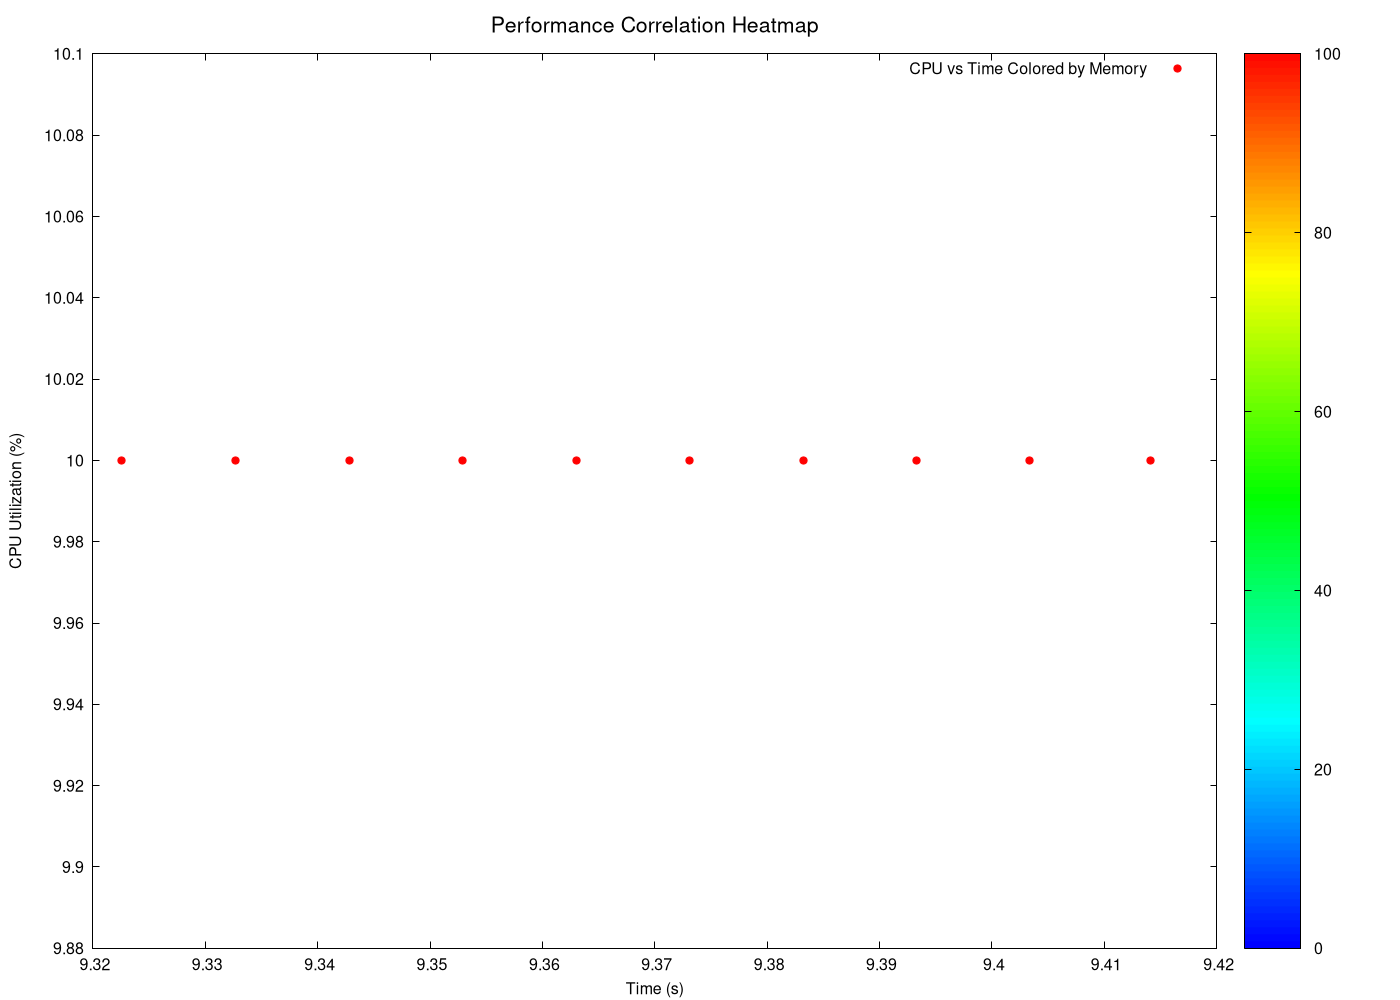

Generate this figure with gnuplot:
# GNUplot script for 3D heatmaps
set terminal pngcairo enhanced font 'Helvetica,12' size 1400,1000
set output 'png/quick_sort_20260131_225833_3d_heatmap_heatmap.png'

set title 'Performance Correlation Heatmap' font 'Helvetica,16'
set xlabel 'Time (s)' font 'Helvetica,12'
set ylabel 'CPU Utilization (%)' font 'Helvetica,12'
set zlabel 'Memory Usage (MB)' font 'Helvetica,12'

# Configure pm3d for heatmap
set pm3d map
set palette defined (0 '#0000ff', 1 '#00ffff', 2 '#00ff00', 3 '#ffff00', 4 '#ff0000')
set cbrange [0:]
set view map

# 2D heatmap projection (since we have time-series data)
plot 'png/quick_sort_20260131_225833_3d_heatmap_heatmap.dat' using 1:2:3 with points palette pt 7 ps 1.2 title 'CPU vs Time Colored by Memory'
